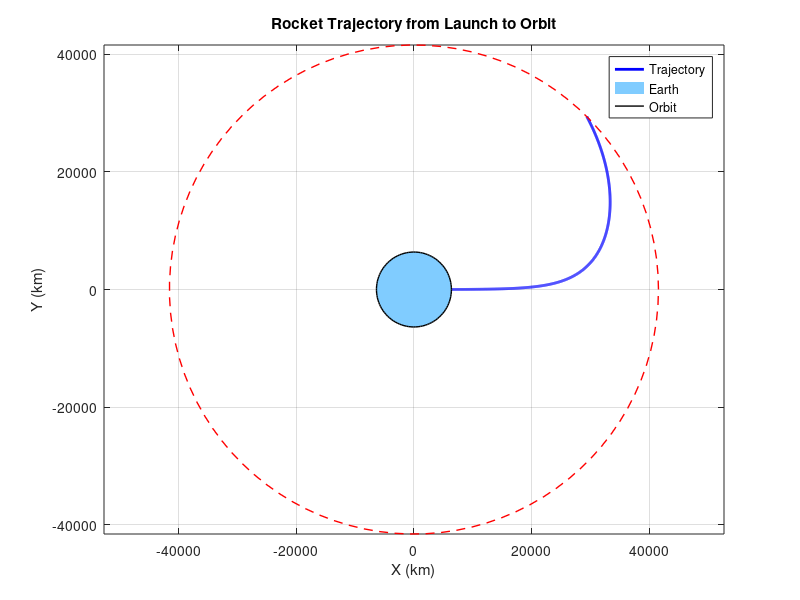
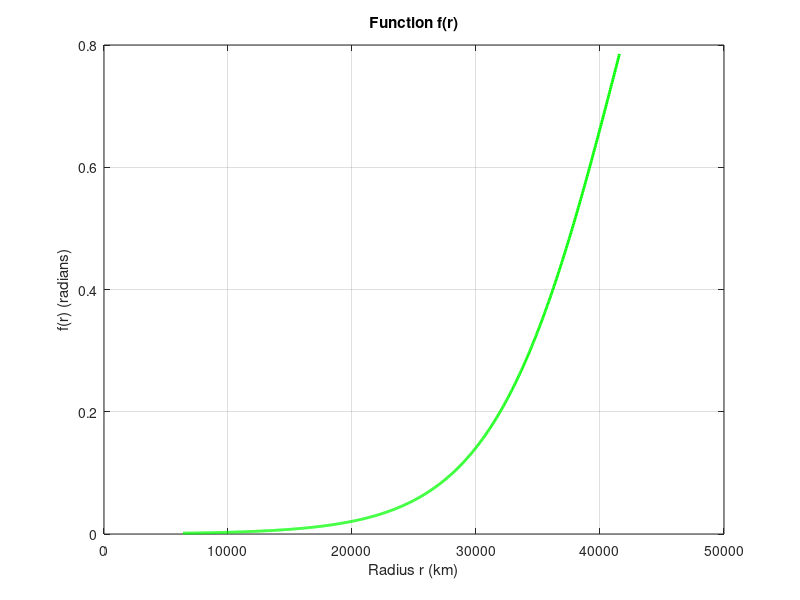

Write the MATLAB code that produced these figures, in order.
% Parameters
r_e = 6371;     % Earth's radius in km
r_o = 41571;    % Orbit radius in km
k = 0.0002;     % Growth rate (adjustable) Needs changing depending on orbit, smaller orbit=larger k and vice versa

% Function for f(r) with a delayed transition
f = @(r) (pi/2) * (1 ./ (1 + exp(-k * (r - r_o))));

% Range of r values
r = linspace(r_e, r_o, 1000);

% Trajectory components
x = r .* cos(f(r));
y = r .* sin(f(r));

% Plotting
figure;
plot(x, y, 'b', 'LineWidth', 2);
hold on;

% Adding Earth as a circle
theta = linspace(0, 2*pi, 100);
earth_x = r_e * cos(theta);
earth_y = r_e * sin(theta);
fill(earth_x, earth_y, [0.5, 0.8, 1], 'EdgeColor', 'none'); % Earth fill
plot(earth_x, earth_y, 'k', 'LineWidth', 1); % Earth's edge

% Adding orbit as a circle
orbit_x = r_o * cos(theta);
orbit_y = r_o * sin(theta);
plot(orbit_x, orbit_y, '--r', 'LineWidth', 1); % Orbit

% Labels and visualization settings
axis equal;
xlabel('X (km)');
ylabel('Y (km)');
title('Rocket Trajectory from Launch to Orbit');
legend('Trajectory', 'Earth', 'Orbit');
grid on;

% Debugging: Plot f(r) to visualize the function
figure;
plot(r, f(r), 'g', 'LineWidth', 2);
title('Function f(r)');
xlabel('Radius r (km)');
ylabel('f(r) (radians)');
grid on;

